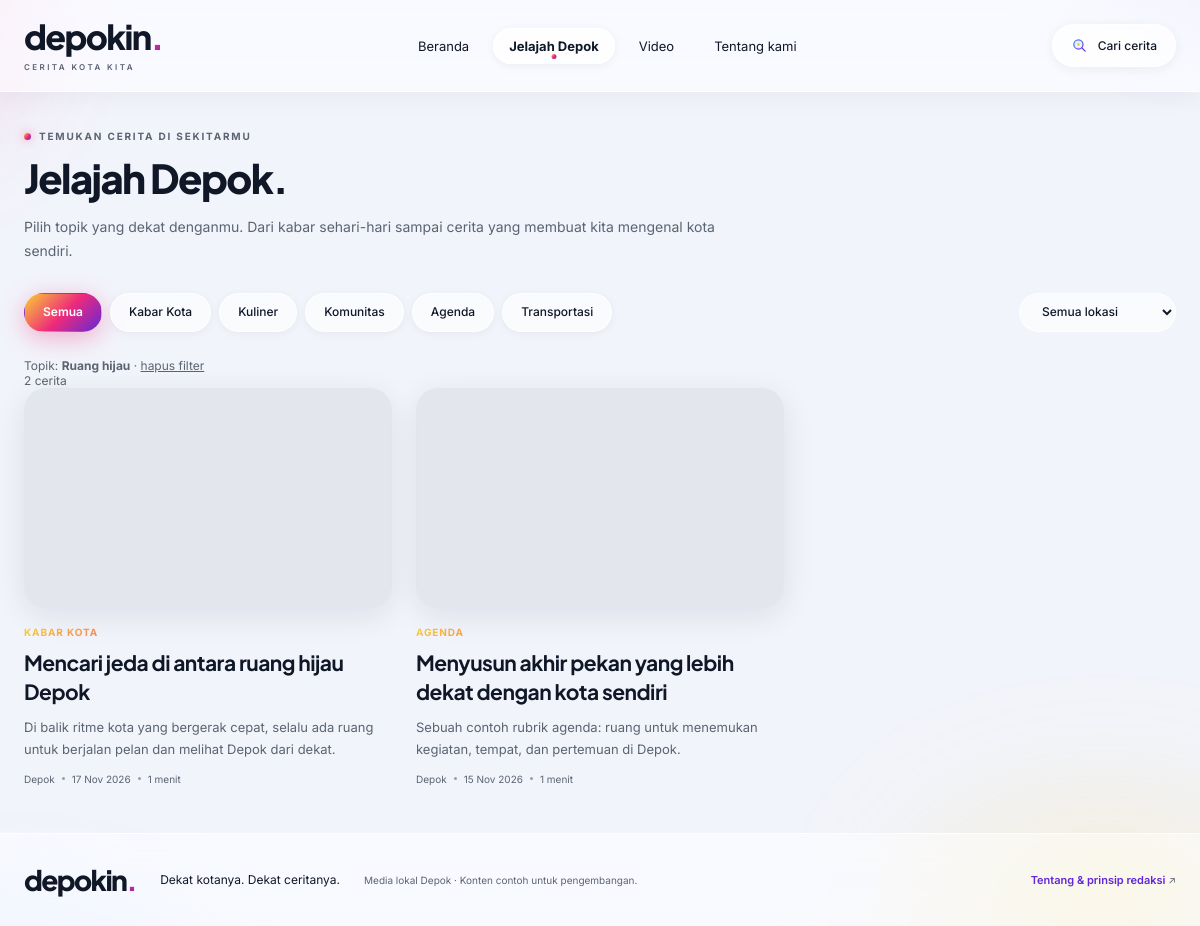
Screenshot of /jelajah?tag=ruang-hijau with the database file from the repository.
### tables this page shows
CREATE TABLE categories (
  id INT UNSIGNED NOT NULL AUTO_INCREMENT,
  name VARCHAR(80) NOT NULL,
  slug VARCHAR(100) NOT NULL,
  description VARCHAR(300) DEFAULT NULL,
  created_at TIMESTAMP NOT NULL DEFAULT CURRENT_TIMESTAMP,
  PRIMARY KEY (id),
  UNIQUE KEY uq_categories_slug (slug),
  UNIQUE KEY uq_categories_name (name)
);

CREATE TABLE tags (
  id INT UNSIGNED NOT NULL AUTO_INCREMENT,
  name VARCHAR(60) NOT NULL,
  slug VARCHAR(80) NOT NULL,
  PRIMARY KEY (id),
  UNIQUE KEY uq_tags_slug (slug),
  UNIQUE KEY uq_tags_name (name)
);

CREATE TABLE media (
  id INT UNSIGNED NOT NULL AUTO_INCREMENT,
  article_id INT UNSIGNED NOT NULL,
  kind ENUM('gambar','video') NOT NULL DEFAULT 'gambar',
  file_path VARCHAR(255) DEFAULT NULL,
  embed_url VARCHAR(500) DEFAULT NULL,
  alt_text VARCHAR(300) DEFAULT NULL,
  caption TEXT DEFAULT NULL,
  credit_name VARCHAR(150) DEFAULT NULL,
  credit_url VARCHAR(500) DEFAULT NULL,
  license VARCHAR(80) DEFAULT NULL,
  license_url VARCHAR(500) DEFAULT NULL,
  poster_path VARCHAR(255) DEFAULT NULL,
  duration_seconds INT UNSIGNED DEFAULT NULL,
  transcript TEXT DEFAULT NULL,
  is_primary TINYINT(1) NOT NULL DEFAULT 0,
  sort_order INT NOT NULL DEFAULT 0,
  uploaded_by INT UNSIGNED DEFAULT NULL,
  created_at TIMESTAMP NOT NULL DEFAULT CURRENT_TIMESTAMP,
  PRIMARY KEY (id),
  KEY idx_media_article (article_id, sort_order),
  CONSTRAINT fk_media_article FOREIGN KEY (article_id) REFERENCES articles (id) ON DELETE CASCADE,
  CONSTRAINT fk_media_user FOREIGN KEY (uploaded_by) REFERENCES users (id) ON DELETE SET NULL
);

CREATE TABLE articles (
  id INT UNSIGNED NOT NULL AUTO_INCREMENT,
  title VARCHAR(200) NOT NULL,
  slug VARCHAR(220) NOT NULL,
  deck VARCHAR(500) NOT NULL DEFAULT '',
  content MEDIUMTEXT NOT NULL,
  format ENUM('foto','video','teks') NOT NULL DEFAULT 'foto',
  category_id INT UNSIGNED NOT NULL,
  location_id INT UNSIGNED DEFAULT NULL,
  author_id INT UNSIGNED NOT NULL,
  editor_id INT UNSIGNED DEFAULT NULL,
  status ENUM('draf','ditinjau','revisi','terbit','arsip') NOT NULL DEFAULT 'draf',
  is_featured TINYINT(1) NOT NULL DEFAULT 0,
  meta_title VARCHAR(200) DEFAULT NULL,
  meta_description VARCHAR(300) DEFAULT NULL,
  event_start DATETIME DEFAULT NULL,
  event_end DATETIME DEFAULT NULL,
  published_at DATETIME DEFAULT NULL,
  created_at TIMESTAMP NOT NULL DEFAULT CURRENT_TIMESTAMP,
  updated_at TIMESTAMP NOT NULL DEFAULT CURRENT_TIMESTAMP ON UPDATE CURRENT_TIMESTAMP,
  PRIMARY KEY (id),
  UNIQUE KEY uq_articles_slug (slug),
  KEY idx_articles_status_pub (status, published_at),
  KEY idx_articles_category (category_id),
  KEY idx_articles_author (author_id),
  KEY idx_articles_featured (is_featured),
  CONSTRAINT fk_articles_category FOREIGN KEY (category_id) REFERENCES categories (id),
  CONSTRAINT fk_articles_location FOREIGN KEY (location_id) REFERENCES locations (id) ON DELETE SET NULL,
  CONSTRAINT fk_articles_author FOREIGN KEY (author_id) REFERENCES users (id),
  CONSTRAINT fk_articles_editor FOREIGN KEY (editor_id) REFERENCES users (id) ON DELETE SET NULL
);

CREATE TABLE locations (
  id INT UNSIGNED NOT NULL AUTO_INCREMENT,
  name VARCHAR(100) NOT NULL,
  slug VARCHAR(120) NOT NULL,
  kind ENUM('kecamatan','kelurahan','area') NOT NULL DEFAULT 'area',
  PRIMARY KEY (id),
  UNIQUE KEY uq_locations_slug (slug),
  UNIQUE KEY uq_locations_name (name)
);

### app/helpers.php (called while the page is built, shortened)
<?php
function e(?string $s): string
{
    return htmlspecialchars((string)$s, ENT_QUOTES, 'UTF-8');
}
function url(string $path = ''): string
{
    return BASE_URL . '/' . ltrim($path, '/');
}
function tanggal_id(?string $datetime, bool $panjang = false, bool $jam = false): string
{
    $ts = strtotime($datetime);
    $bulanPendek = [1 => 'Jan', 'Feb', 'Mar', 'Apr', 'Mei', 'Jun', 'Jul', 'Agu', 'Sep', 'Okt', 'Nov', 'Des'];
    $bulanPanjang = [1 => 'Januari', 'Februari', 'Maret', 'April', 'Mei', 'Juni', 'Juli', 'Agustus', 'September', 'Oktober', 'November', 'Desember'];
    $bulan = $panjang ? $bulanPanjang[(int)date('n', $ts)] : $bulanPendek[(int)date('n', $ts)];
    $out = date('j', $ts) . ' ' . $bulan . ' ' . date('Y', $ts);
    return $out;
}
function baca_menit(string $html): string
{
    $kata = str_word_count(strip_tags($html));
    return max(1, (int)ceil($kata / 200)) . ' menit';
}
function media_url(?string $path): string
{
    return url($path);
}
function setting(string $key, string $default = ''): string
{
    static $all = null;
    if ($all === null) {
        $all = [];
        foreach (db()->query('SELECT setting_key, setting_value FROM settings') as $row) {
            $all[$row['setting_key']] = (string)$row['setting_value'];
        }
    }
    return $all[$key] ?? $default;
}

### app/db.php (called while the page is built, shortened)
<?php
function db(): PDO
{
    static $pdo = null;
    if ($pdo === null) {
        $pdo = new PDO(
            'mysql:host=' . DB_HOST . ';dbname=' . DB_NAME . ';charset=utf8mb4',
            DB_USER,
            DB_PASS,
            [
                PDO::ATTR_ERRMODE => PDO::ERRMODE_EXCEPTION,
                PDO::ATTR_DEFAULT_FETCH_MODE => PDO::FETCH_ASSOC,
                PDO::ATTR_EMULATE_PREPARES => false,
            ]
        );
    }
    return $pdo;
}

### app/articles.php (called while the page is built, shortened)
<?php
function artikel_filter_sql(array $f): array
{
    $where = ["a.status = 'terbit'", 'a.published_at <= NOW()'];
    $params = [];
    if (!empty($f['format'])) { $where[] = 'a.format = ?'; $params[] = $f['format']; }
    if (!empty($f['tag'])) {
        $where[] = 'EXISTS (SELECT 1 FROM article_tags at2 JOIN tags t2 ON t2.id = at2.tag_id WHERE at2.article_id = a.id AND t2.slug = ?)';
        $params[] = $f['tag'];
    }
    return [' WHERE ' . implode(' AND ', $where), $params];
}
function artikel_terbit(int $limit = 10, int $offset = 0, array $f = []): array
{
    [$where, $params] = artikel_filter_sql($f);
    $stmt = db()->prepare(ARTIKEL_SELECT . $where . ' ORDER BY a.published_at DESC LIMIT ' . (int)$limit . ' OFFSET ' . (int)$offset);
    $stmt->execute($params);
    return $stmt->fetchAll();
}
function artikel_hitung(array $f = []): int
{
    [$where, $params] = artikel_filter_sql($f);
    $stmt = db()->prepare('SELECT COUNT(*) FROM articles a JOIN categories c ON c.id = a.category_id LEFT JOIN locations l ON l.id = a.location_id' . $where);
    $stmt->execute($params);
    return (int)$stmt->fetchColumn();
}
function kategori_semua(): array
{
    return db()->query("SELECT c.*, (SELECT COUNT(*) FROM articles a WHERE a.category_id = c.id AND a.status = 'terbit' AND a.published_at <= NOW()) AS jumlah FROM categories c ORDER BY c.id")->fetchAll();
}
function tags_semua(): array
{
    return db()->query('SELECT * FROM tags ORDER BY name')->fetchAll();
}

### jelajah.php (the view, shortened to what this page needs)
<?php
require_once __DIR__ . '/partials/kartu.php';
$lokasi = trim((string)($_GET['lokasi'] ?? ''));
$tag = trim((string)($_GET['tag'] ?? ''));
$hal = max(1, (int)($_GET['hal'] ?? 1));
$perPage = 9;
$f = ['format' => 'foto'];
if ($tag !== '') $f['tag'] = $tag;
$total = artikel_hitung($f);
$rows = artikel_terbit($perPage, ($hal - 1) * $perPage, $f);
$tagAktif = null;
if ($tag !== '') {
    foreach (tags_semua() as $t) if ($t['slug'] === $tag) $tagAktif = $t;
}
$active_nav = 'jelajah';
require __DIR__ . '/partials/header.php';
?>
<div class="container">
  <header class="page-head">
    <div class="eyebrow">Temukan cerita di sekitarmu</div>
    <h1>Jelajah Depok.</h1>
    <p>Pilih topik yang dekat denganmu. Dari kabar sehari-hari sampai cerita yang membuat kita mengenal kota sendiri.</p>
  </header>
  <div class="filter-bar">
    <?= chips_kategori() ?>
    <form class="location-filter" method="get" action="<?= url('jelajah') ?>">
      <select id="filter-lokasi" name="lokasi" onchange="this.form.submit()">
        <option value="">Semua lokasi</option>
      </select>
    </form>
  </div>
  <?php if ($tagAktif): ?><p class="result-count">Topik: <strong><?= e($tagAktif['name']) ?></strong> · <a href="<?= url('jelajah') ?>">hapus filter</a></p><?php endif; ?>
  <p class="result-count" aria-live="polite"><?= $total ?> cerita<?= $lokasi !== '' ? ' di lokasi terpilih' : '' ?></p>
  <?php if ($rows): ?>
  <div class="story-grid"><?= implode('', array_map('kartu_grid', $rows)) ?></div>
  <?php else: ?>
  <p class="empty-state">Belum ada cerita untuk filter ini. Coba lokasi lain atau kembali ke <a href="<?= url('jelajah') ?>">semua cerita</a>.</p>
  <?php endif; ?>
</div>
<?php require __DIR__ . '/partials/footer.php'; ?>

### partials/header.php (shortened to what this page needs)
<?php
$active_nav = $active_nav ?? '';
?>
<!doctype html>
<html lang="id">
<head>
  <meta property="og:site_name" content="<?= e(setting('site_name', 'depokin')) ?>">
  <link rel="stylesheet" href="<?= url('styles.css') ?>">
</head>
<body>
  <header class="site-header">
    <div class="header-inner">
      <a href="<?= url() ?>" class="brand" aria-label="Depokin, beranda">depokin<span class="brand-dot">.</span><span class="brand-tag">CERITA KOTA KITA</span></a>
      <nav class="desktop-nav" aria-label="Navigasi utama">
        <a href="<?= url() ?>" <?= $active_nav === 'beranda' ? 'aria-current="page"' : '' ?>>Beranda</a>
        <a href="<?= url('jelajah') ?>" <?= $active_nav === 'jelajah' ? 'aria-current="page"' : '' ?>>Jelajah Depok</a>
        <a href="<?= url('video') ?>" <?= $active_nav === 'video' ? 'aria-current="page"' : '' ?>>Video</a>
        <a href="<?= url('tentang') ?>" <?= $active_nav === 'tentang' ? 'aria-current="page"' : '' ?>>Tentang kami</a>
      </nav>
      <button class="search-trigger" aria-label="Cari berita Depok"><span data-icon="search"></span><span>Cari cerita</span></button>
    </div>
  </header>
  <main id="main" tabindex="-1">

### partials/kartu.php (shortened to what this page needs)
<?php
function artikel_url(array $a): string
{
    return url(($a['format'] === 'video' ? 'video/' : 'berita/') . $a['slug']);
}
function kartu_meta(array $a): string
{
    $out = '<div class="meta">';
    if (!empty($a['location_name'])) $out .= '<span>' . e($a['location_name']) . '</span><span class="dot"></span>';
    $out .= '<time datetime="' . e(date('Y-m-d', strtotime((string)$a['published_at']))) . '">' . e(tanggal_id($a['published_at'])) . '</time><span class="dot"></span>';
    $out .= '<span>' . e($a['format'] === 'video' ? durasi_video((int)($a['video_duration'] ?? 0)) ?: 'Video' : baca_menit((string)$a['content'])) . '</span></div>';
    return $out;
}
function kartu_thumb(array $a, bool $lazy = true): string
{
    $src = media_url($a['thumb_path'] ?? '');
    return '<img src="' . e($src) . '" alt="' . e($a['thumb_alt'] ?? $a['title']) . '" ' . ($lazy ? 'loading="lazy"' : 'fetchpriority="high"') . ' decoding="async">';
}
function kartu_grid(array $a): string
{
    return '<article class="grid-story"><a href="' . e(artikel_url($a)) . '"><div class="thumb">' . kartu_thumb($a) . '</div><span class="category">' . ($a['format'] === 'video' ? 'VIDEO · ' : '') . e($a['category_name']) . '</span><h2>' . e($a['title']) . '</h2><p>' . e($a['deck']) . '</p>' . kartu_meta($a) . '</a></article>';
}
function chips_kategori(string $selected = ''): string
{
    $out = '<div class="topic-nav" aria-label="Kategori berita"><a class="chip ' . ($selected === '' ? 'active' : '') . '" href="' . url('jelajah') . '">Semua</a>';
    foreach (kategori_semua() as $c) {
        $aktif = $selected === $c['slug'];
        $out .= '<a class="chip ' . ($aktif ? 'active' : '') . '" href="' . url('kategori/' . $c['slug']) . '" ' . ($aktif ? 'aria-current="page"' : '') . '>' . e($c['name']) . '</a>';
    }
    return $out . '</div>';
}

### partials/footer.php (shortened to what this page needs)
  </main>
  <footer class="site-footer">
    <div class="footer-inner">
      <a href="<?= url() ?>" class="brand">depokin<span class="brand-dot">.</span></a>
      <p><?= e(setting('tagline', 'Dekat kotanya. Dekat ceritanya.')) ?></p>
      <span><?= e(setting('footer_note')) ?></span>
      <a href="<?= url('tentang') ?>">Tentang &amp; prinsip redaksi <span aria-hidden="true">↗</span></a>
    </div>
  </footer>
</body>
</html>

### rows the page displays
categories: name "Kabar Kota"
categories: name "Kuliner"
categories: name "Komunitas"
categories: name "Agenda"
categories: name "Transportasi"
tags: name "Ruang hijau"
media: file_path (picture)
articles: title "Mencari jeda di antara ruang hijau Depok", deck "Di balik ritme kota yang bergerak cepat, selalu ada ruang untuk berjalan pelan dan melihat Depok dari dekat.", published_at "17 Nov 2026", format+content "1 menit"
locations: name "Depok Depok"
media: file_path (picture)
articles: title "Menyusun akhir pekan yang lebih dekat dengan kota sendiri", deck "Sebuah contoh rubrik agenda: ruang untuk menemukan kegiatan, tempat, dan pertemuan di Depok.", published_at "15 Nov 2026", format+content "1 menit"

### other values shown
$total "2"
setting('tagline', 'Dekat kotanya. Dekat ceritanya.') "Dekat kotanya. Dekat ceritanya."
setting('footer_note') "Media lokal Depok · Konten contoh untuk pengembangan."
